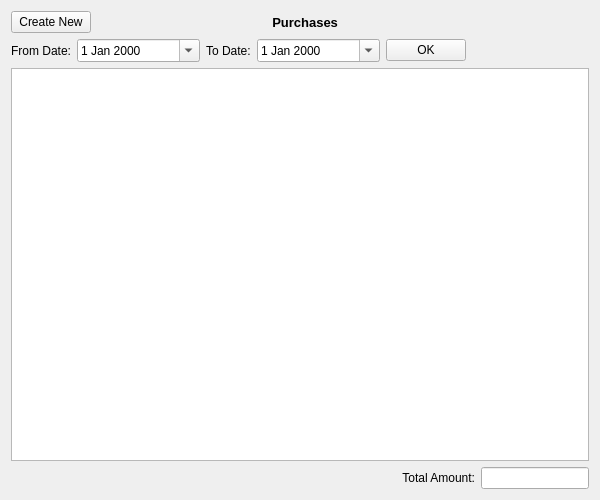
<?xml version="1.0" encoding="UTF-8"?>
<ui version="4.0">
 <class>PurchaseEntry</class>
 <widget class="QWidget" name="PurchaseEntry">
  <property name="geometry">
   <rect>
    <x>0</x>
    <y>0</y>
    <width>600</width>
    <height>500</height>
   </rect>
  </property>
  <property name="windowTitle">
   <string>Form</string>
  </property>
  <layout class="QVBoxLayout" name="verticalLayout">
   <item>
    <layout class="QHBoxLayout" name="horizontalLayout_3">
     <item>
      <widget class="QPushButton" name="createNewPushButton">
       <property name="sizePolicy">
        <sizepolicy hsizetype="Fixed" vsizetype="Fixed">
         <horstretch>0</horstretch>
         <verstretch>0</verstretch>
        </sizepolicy>
       </property>
       <property name="text">
        <string>Create New</string>
       </property>
      </widget>
     </item>
     <item>
      <widget class="QLabel" name="titleLabel">
       <property name="font">
        <font>
         <pointsize>10</pointsize>
         <weight>75</weight>
         <bold>true</bold>
        </font>
       </property>
       <property name="text">
        <string>Purchases                     </string>
       </property>
       <property name="alignment">
        <set>Qt::AlignCenter</set>
       </property>
      </widget>
     </item>
    </layout>
   </item>
   <item>
    <layout class="QHBoxLayout" name="horizontalLayout" stretch="0,1,0,1,0,1">
     <item>
      <widget class="QLabel" name="fromDateLabel">
       <property name="text">
        <string>From Date:</string>
       </property>
       <property name="alignment">
        <set>Qt::AlignRight|Qt::AlignTrailing|Qt::AlignVCenter</set>
       </property>
      </widget>
     </item>
     <item>
      <widget class="QDateEdit" name="fromDateEdit">
       <property name="calendarPopup">
        <bool>true</bool>
       </property>
      </widget>
     </item>
     <item>
      <widget class="QLabel" name="toDateLlabel">
       <property name="text">
        <string>To Date:</string>
       </property>
      </widget>
     </item>
     <item>
      <widget class="QDateEdit" name="toDateEdit">
       <property name="calendarPopup">
        <bool>true</bool>
       </property>
      </widget>
     </item>
     <item>
      <widget class="QPushButton" name="okPushButton">
       <property name="sizePolicy">
        <sizepolicy hsizetype="Fixed" vsizetype="Fixed">
         <horstretch>0</horstretch>
         <verstretch>0</verstretch>
        </sizepolicy>
       </property>
       <property name="text">
        <string>OK</string>
       </property>
      </widget>
     </item>
     <item>
      <spacer name="horizontalSpacer">
       <property name="orientation">
        <enum>Qt::Horizontal</enum>
       </property>
       <property name="sizeHint" stdset="0">
        <size>
         <width>40</width>
         <height>20</height>
        </size>
       </property>
      </spacer>
     </item>
    </layout>
   </item>
   <item>
    <widget class="QTableView" name="tableView">
     <property name="selectionBehavior">
      <enum>QAbstractItemView::SelectRows</enum>
     </property>
    </widget>
   </item>
   <item>
    <layout class="QHBoxLayout" name="horizontalLayout_2" stretch="1,0,0">
     <item>
      <spacer name="horizontalSpacer_2">
       <property name="orientation">
        <enum>Qt::Horizontal</enum>
       </property>
       <property name="sizeHint" stdset="0">
        <size>
         <width>40</width>
         <height>20</height>
        </size>
       </property>
      </spacer>
     </item>
     <item>
      <widget class="QLabel" name="totalAmountLabel">
       <property name="text">
        <string>Total Amount:</string>
       </property>
       <property name="alignment">
        <set>Qt::AlignRight|Qt::AlignTrailing|Qt::AlignVCenter</set>
       </property>
      </widget>
     </item>
     <item>
      <widget class="QLineEdit" name="totalAmountLineEdit"/>
     </item>
    </layout>
   </item>
  </layout>
 </widget>
 <tabstops>
  <tabstop>createNewPushButton</tabstop>
  <tabstop>fromDateEdit</tabstop>
  <tabstop>toDateEdit</tabstop>
  <tabstop>okPushButton</tabstop>
  <tabstop>tableView</tabstop>
 </tabstops>
 <resources/>
 <connections/>
</ui>
